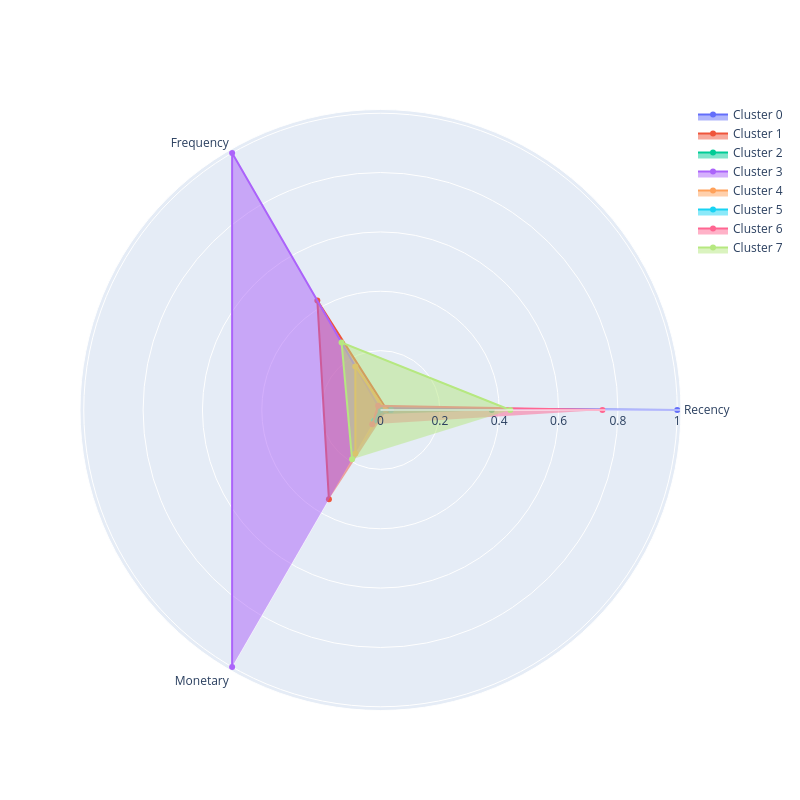

Notebook source saved alongside this figure:
### Code cell
# Визуализируем профили кластеров (функция plot_cluster_profile определена ранее в ноутбуке)
plot_cluster_profile(cluster_profiles, n_clusters=8)

### Figure 1 — Plotly figure (JSON) as saved in the notebook; plotly's stock layout.template omitted (floating-point values rounded to 4 significant figures)
{"data": [{"fill": "toself", "name": "Cluster 0", "r": [1.0, 0.007602, 0.0], "theta": ["Recency", "Frequency", "Monetary"], "type": "scatterpolar"}, {"fill": "toself", "name": "Cluster 1", "r": [0.02187, 0.4257, 0.3477], "theta": ["Recency", "Frequency", "Monetary"], "type": "scatterpolar"}, {"fill": "toself", "name": "Cluster 2", "r": [0.3749, 0.0, 0.01701], "theta": ["Recency", "Frequency", "Monetary"], "type": "scatterpolar"}, {"fill": "toself", "name": "Cluster 3", "r": [0.0, 1.0, 1.0], "theta": ["Recency", "Frequency", "Monetary"], "type": "scatterpolar"}, {"fill": "toself", "name": "Cluster 4", "r": [0.01645, 0.1697, 0.1696], "theta": ["Recency", "Frequency", "Monetary"], "type": "scatterpolar"}, {"fill": "toself", "name": "Cluster 5", "r": [0.0353, 0.0, 0.04162], "theta": ["Recency", "Frequency", "Monetary"], "type": "scatterpolar"}, {"fill": "toself", "name": "Cluster 6", "r": [0.748, 0.01609, 0.05551], "theta": ["Recency", "Frequency", "Monetary"], "type": "scatterpolar"}, {"fill": "toself", "name": "Cluster 7", "r": [0.4374, 0.2623, 0.1916], "theta": ["Recency", "Frequency", "Monetary"], "type": "scatterpolar"}], "layout": {"autosize": false, "height": 800, "showlegend": true, "width": 800}}
